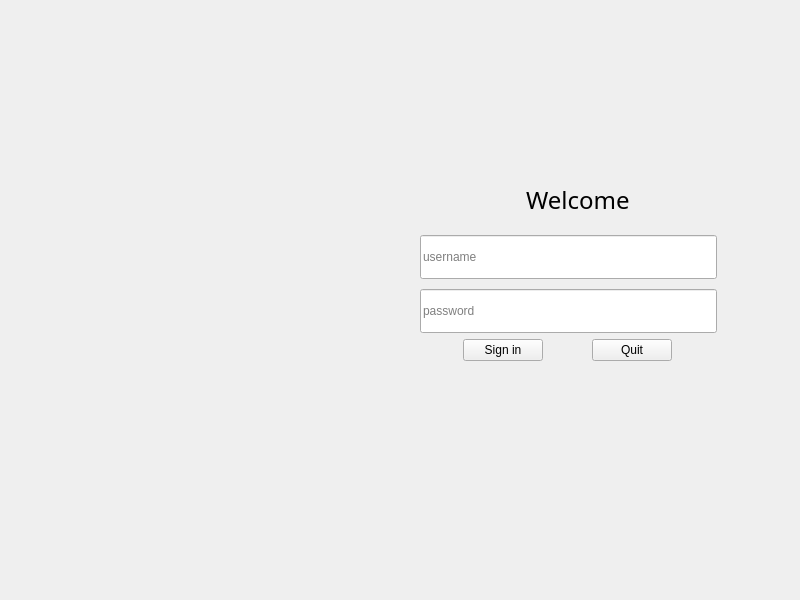
<?xml version="1.0" encoding="UTF-8"?>
<ui version="4.0">
 <class>MainWindow</class>
 <widget class="QMainWindow" name="MainWindow">
  <property name="geometry">
   <rect>
    <x>0</x>
    <y>0</y>
    <width>800</width>
    <height>600</height>
   </rect>
  </property>
  <property name="windowTitle">
   <string>MainWindow</string>
  </property>
  <widget class="QWidget" name="centralwidget">
   <widget class="QLabel" name="p_backgroud">
    <property name="geometry">
     <rect>
      <x>-50</x>
      <y>20</y>
      <width>701</width>
      <height>451</height>
     </rect>
    </property>
    <property name="styleSheet">
     <string notr="true">background-image: url(:/1/background.jpg);</string>
    </property>
    <property name="text">
     <string/>
    </property>
   </widget>
   <widget class="QWidget" name="layoutWidget">
    <property name="geometry">
     <rect>
      <x>420</x>
      <y>130</y>
      <width>297</width>
      <height>231</height>
     </rect>
    </property>
    <layout class="QVBoxLayout" name="verticalLayout_3">
     <item>
      <layout class="QHBoxLayout" name="horizontalLayout_3">
       <property name="spacing">
        <number>0</number>
       </property>
       <property name="leftMargin">
        <number>106</number>
       </property>
       <property name="topMargin">
        <number>40</number>
       </property>
       <item>
        <widget class="QLabel" name="label_welcome_2">
         <property name="sizePolicy">
          <sizepolicy hsizetype="Preferred" vsizetype="Preferred">
           <horstretch>0</horstretch>
           <verstretch>0</verstretch>
          </sizepolicy>
         </property>
         <property name="font">
          <font>
           <family>Gloucester MT Extra Condensed</family>
           <pointsize>18</pointsize>
          </font>
         </property>
         <property name="layoutDirection">
          <enum>Qt::LeftToRight</enum>
         </property>
         <property name="text">
          <string>Welcome</string>
         </property>
        </widget>
       </item>
      </layout>
     </item>
     <item>
      <layout class="QVBoxLayout" name="verticalLayout_4">
       <property name="spacing">
        <number>10</number>
       </property>
       <item>
        <widget class="QLineEdit" name="lineEdit_username">
         <property name="sizePolicy">
          <sizepolicy hsizetype="Expanding" vsizetype="Preferred">
           <horstretch>0</horstretch>
           <verstretch>0</verstretch>
          </sizepolicy>
         </property>
         <property name="placeholderText">
          <string>username</string>
         </property>
        </widget>
       </item>
       <item>
        <widget class="QLineEdit" name="lineEdit_password">
         <property name="sizePolicy">
          <sizepolicy hsizetype="Preferred" vsizetype="Preferred">
           <horstretch>0</horstretch>
           <verstretch>0</verstretch>
          </sizepolicy>
         </property>
         <property name="echoMode">
          <enum>QLineEdit::Password</enum>
         </property>
         <property name="placeholderText">
          <string>password</string>
         </property>
        </widget>
       </item>
      </layout>
     </item>
     <item>
      <layout class="QHBoxLayout" name="horizontalLayout_4">
       <item>
        <widget class="QPushButton" name="pushButton_signin">
         <property name="sizePolicy">
          <sizepolicy hsizetype="Fixed" vsizetype="Maximum">
           <horstretch>0</horstretch>
           <verstretch>0</verstretch>
          </sizepolicy>
         </property>
         <property name="text">
          <string>Sign in</string>
         </property>
        </widget>
       </item>
       <item>
        <widget class="QPushButton" name="pushButton_quit">
         <property name="sizePolicy">
          <sizepolicy hsizetype="Fixed" vsizetype="Maximum">
           <horstretch>0</horstretch>
           <verstretch>0</verstretch>
          </sizepolicy>
         </property>
         <property name="text">
          <string>Quit</string>
         </property>
        </widget>
       </item>
      </layout>
     </item>
    </layout>
   </widget>
  </widget>
 </widget>
 <resources/>
 <connections/>
</ui>
